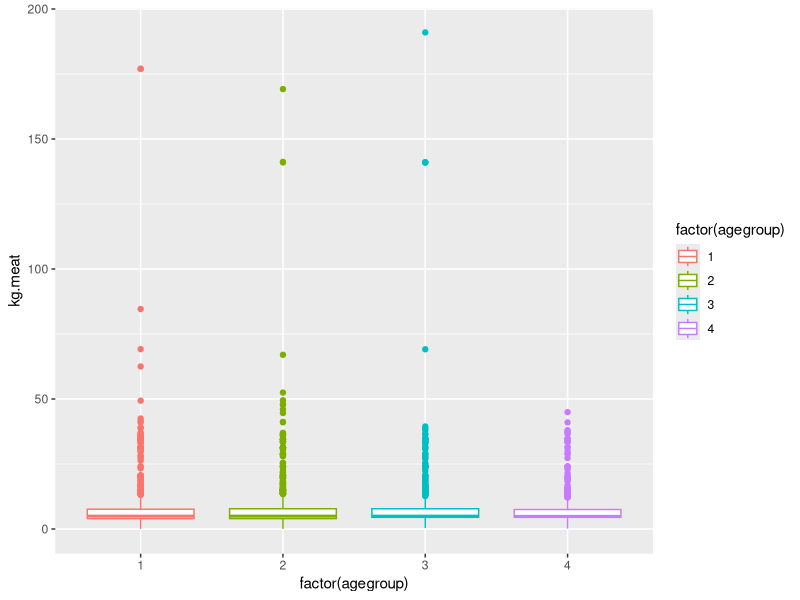

Recreate this plot in R.
## ---- chunk 1
knitr::opts_chunk$set(echo = TRUE)
library(tidyverse)
## ---- chunk 2
ache <- read.csv("ache-hunting.csv")
## ---- chunk 3
str(ache)

## ---- chunk 4
median(ache$age)
quantile(ache$age, c(0.25, 0.5, 0.75))
## ---- chunk 5

ache <- ache %>% 
  mutate(agegroup = ifelse(age < 35, 1, #note: this creates a numeric variable
                           ifelse(age < 47, 2, 
                                  ifelse(age < 57, 3, 4))))

## ---- chunk 6

ache %>% 
  filter(kg.meat > 0 )%>% # select out only hunts that are successful!
  group_by(agegroup)%>% 
  summarise(mean = mean(kg.meat), 
            sd = sd(kg.meat))

## ---- chunk 7
ache %>% 
  filter(kg.meat >0)%>% 
  ggplot(aes(x = factor(agegroup), y = kg.meat, col = factor(agegroup)))+ #if you created a character vector you do not need to coerce to factor (but it will work!)
  geom_boxplot()

